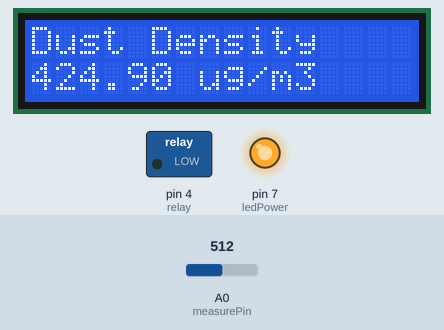
A sketch run on a simulated Arduino Uno, built with avr-gcc and run on an emulated ATmega328P. On the bench: 16×2 character LCD, switched loads named in the sketch (green lamp = pin HIGH), output pins drawn as LEDs (lit = HIGH). The inputs (shaded band) are chosen by the test bench; at power-on: A0 (measurePin) = 512. What the sketch prints to the serial monitor is not drawn.

Above: at 1.2 s.
1.3 s: A0 (measurePin) set to 312
At 2.6 s:
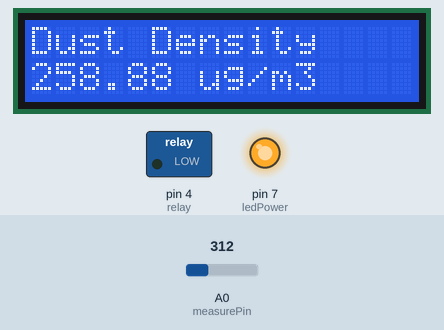
3.7 s: A0 (measurePin) set to 285
At 5.4 s:
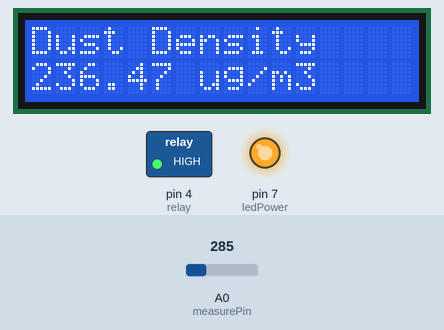
5.7 s: A0 (measurePin) set to 306
At 7.6 s:
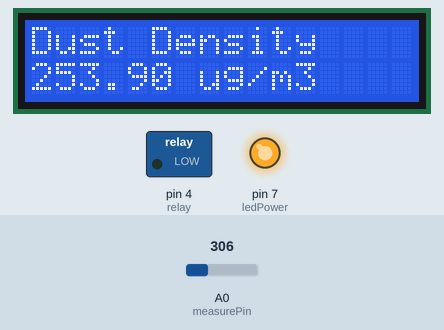
Timing chart, 0 to 9.1 s (numbered marks = the images above; inputs shaded):
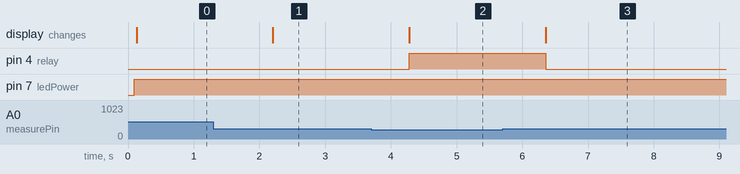

Measured:
- the behaviour switches between 302 and 301 on A0 (measurePin) (found by bisection; images 1 and 2)
- after the input at 1.3 s, the display: changes after 0.91 s (image 1)
- after the input at 3.7 s, pin 4 (relay): LOW → HIGH after 0.58 s; the display: changes after 0.58 s (image 2)
- after the input at 5.7 s, pin 4 (relay): HIGH → LOW after 0.66 s; the display: changes after 0.66 s (image 3)

The sketch:

Dust_sensor.ino
```cpp
#include <LiquidCrystal_I2C.h>
LiquidCrystal_I2C lcd(0x27, 16, 2);
int measurePin = A0;
int ledPower = 7;
#define relay 4
int samplingTime = 280;
int deltaTime = 40;
int sleepTime = 9680;

float voMeasured = 0;
float calcVoltage = 0;
float dustDensity = 0;

void setup() {
  lcd.init();
  lcd.backlight();
  lcd.setCursor(0, 0);
  lcd.print("  Welcome To");
  lcd.setCursor(0, 1);
  lcd.print("JustDoElectronic");
  Serial.begin(9600);
  pinMode(ledPower, OUTPUT);
  pinMode(relay, OUTPUT);
}

void loop() {
  digitalWrite(ledPower, LOW);
  delayMicroseconds(samplingTime);

  voMeasured = analogRead(measurePin);

  delayMicroseconds(deltaTime);
  digitalWrite(ledPower, HIGH);
  delayMicroseconds(sleepTime);
  calcVoltage = voMeasured * (5.0 / 1024.0);
  dustDensity = 170 * calcVoltage - 0.1;

  Serial.print("Dust Density: ");
  Serial.print(dustDensity);
  Serial.println(" ug/m3");
  lcd.clear();
  lcd.setCursor(0, 0);
  lcd.print("Dust Density");
  lcd.setCursor(0, 1);
  lcd.print(dustDensity);
  lcd.print(" ug/m3");

  if (dustDensity < 250) {
    digitalWrite(relay, HIGH);
  } else {
    digitalWrite(relay, LOW);
  }

  delay(1000);
}
```
